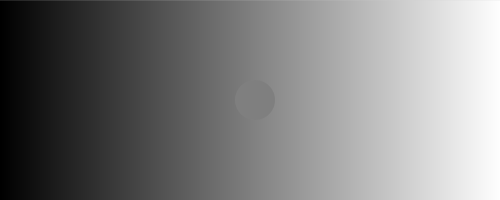
Frame 1 (no input)
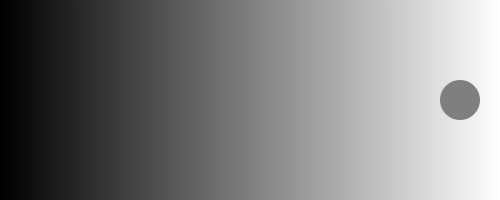
Frame 60 (the mouse pressed at the canvas centre just before this capture)
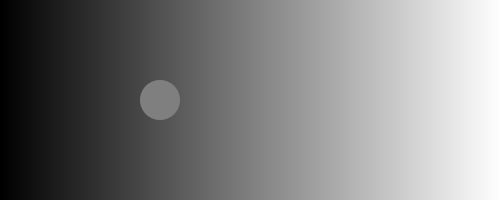
Frame 120 (the mouse held since frame 60 and released just before this capture)

The Processing sketch that drew these frames (run headless with seeded random() and noise(); from frame 60 on, the mouse is pressed at the canvas centre):

// Processing sketch: processing_93920
// ── processing_93920.pde

/* 
Joan Soler-Adillon
Realitat Virtual || Realidad Virtual - Processing
Màster en Arts Digitals, UPF
http://www.joan.cat/

Basado en:
 http://www.fundacionmaturen.com/images/tira gris.gif 
*/
 

//posicion, velocidad con PVector
PVector pos, vel;
//... y tamaño con int
int sz = 40;

void setup(){
  size(500,200);
  //inicializamos los PVector:
  pos = new PVector(width/2, height/2);
  vel = new PVector(5,0);
}

void draw(){

  //dibujamos el fondo
  colorMode(RGB, width);
  for(int i=0;i<width;i++){
    stroke(i);
    line(i,0,i,width); 
  }

  //actualizamos posición
  pos.add(vel);
  //esto es equivalente a: pos.x = pos.x+vel.x;
  
  //dibujo
  noStroke();
  fill(width/2);
  ellipse(pos.x,pos.y,sz,sz);

  //comprobamos límites y invertimos velocidad si hace falta:
  if((pos.x<0)||(pos.x>width)){
    vel.x = -vel.x;
  } 
}
